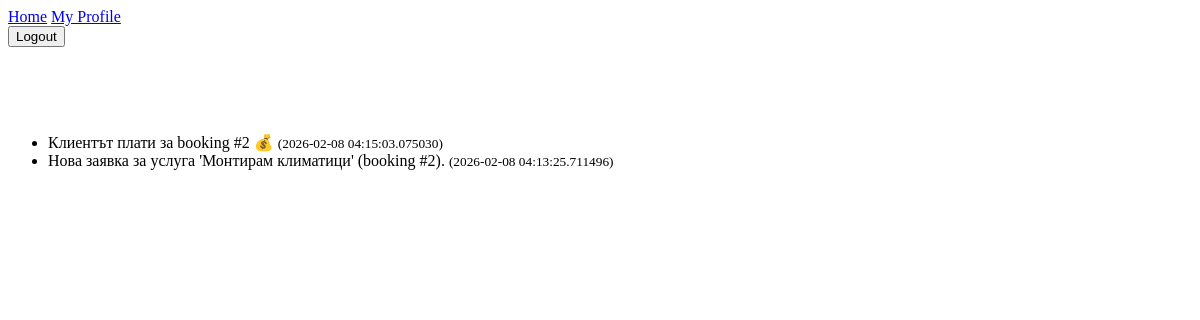
Page /notifications (signed in) on the committed database.
### app/models/notification.py (models this page shows, shortened)
class Notification(db.Model):
    __tablename__ = "notifications"
    id = db.Column(db.Integer, primary_key=True)
    user_id = db.Column(db.Integer, db.ForeignKey("users.id"), nullable=False, index=True)
    message = db.Column(db.Text, nullable=False)
    is_read = db.Column(db.Boolean, nullable=False, default=False, index=True)
    created_at = db.Column(db.DateTime, nullable=False, default=datetime.utcnow)

### app/routes/notifications.py (the view)
@notifications_bp.route("/notifications", methods=["GET"])
@login_required
def list_notifications():
    items = (Notification.query
             .filter_by(user_id=current_user.id)
             .order_by(Notification.id.desc())
             .all())
    return render_template("notifications/list.html", items=items)

### app/templates/notifications/list.html (shortened to what this page needs)
{% extends "base.html" %}
{% block content %}
  <h1>Notifications</h1>
  {% if not items %}
    <p>No notifications.</p>
  {% else %}
    <ul>
      {% for n in items %}
        <li>
          {{ n.message }}
          <small>({{ n.created_at }})</small>
        </li>
      {% endfor %}
    </ul>
  {% endif %}
{% endblock %}

### app/static/styles/style.css (style rules this page uses)
h1 { font-family: 'Segoe UI', Tahoma, Geneva, Verdana, sans-serif; color: white; }

### rows in the picture
Notification: message "Клиентът плати за booking #2 💰", created_at "2026-02-08 04:15:03.075030"
Notification: message "Нова заявка за услуга 'Монтирам климатици' (booking #2).", created_at "2026-02-08 04:13:25.711496"
